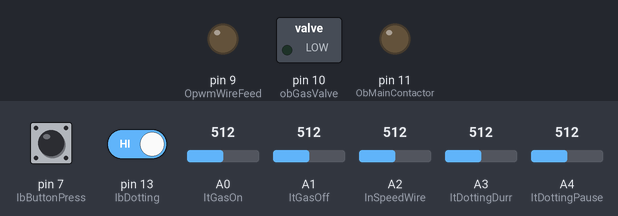
Simulated run of this program. Board: Arduino Uno, built with avr-gcc and run on an emulated ATmega328P. Shown: switched loads named in the program (green lamp = pin HIGH), output pins drawn as LEDs (lit = HIGH). The inputs (shaded band) are chosen by the test bench; at power-on: pin 7 (IbButtonPress) HIGH, pin 13 (IbDotting) HIGH, A0 (ItGasOn) = 512, A1 (ItGasOff) = 512, A2 (InSpeedWire) = 512, A3 (ItDottingDurr) = 512, A4 (ItDottingPause) = 512.

Above: at 1.2 s.
1.3 s: pin 7 (IbButtonPress) pulled LOW for 3.2 s
At 3.0 s:
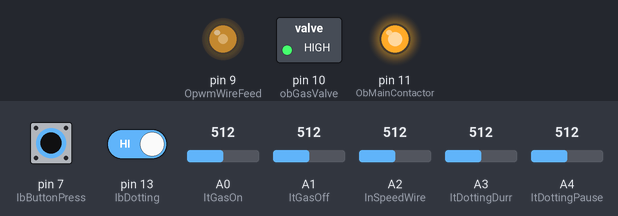
6.0 s: pin 7 (IbButtonPress) pulled LOW for 1 s
At 7.0 s:
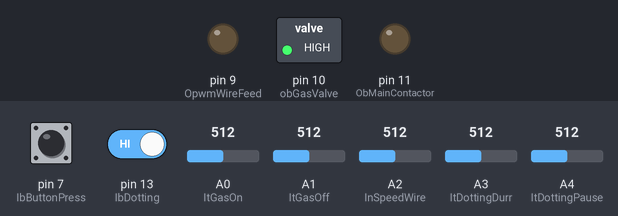
9.5 s: pin 7 (IbButtonPress) driven LOW and pin 13 (IbDotting) driven LOW
At 11.7 s:
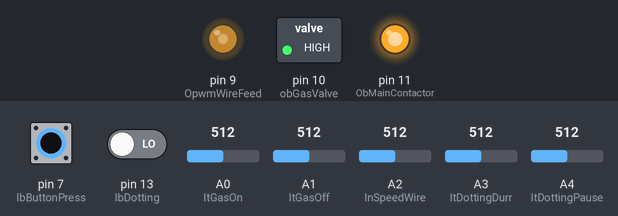
12.5 s: pin 7 (IbButtonPress) driven HIGH
At 14.7 s:
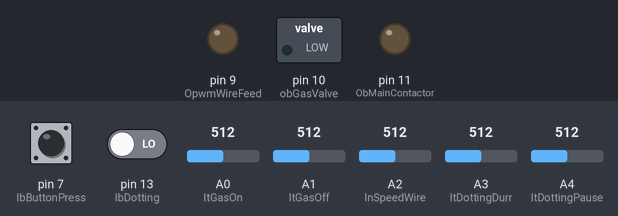
15.0 s: pin 7 (IbButtonPress) driven LOW
At 17.0 s:
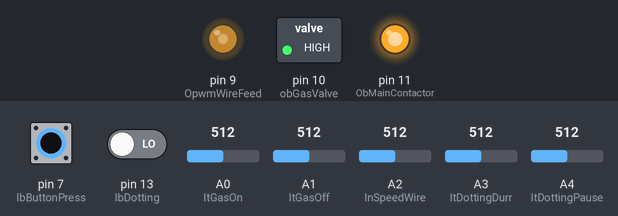
17.5 s: pin 13 (IbDotting) driven HIGH
At 18.4 s:
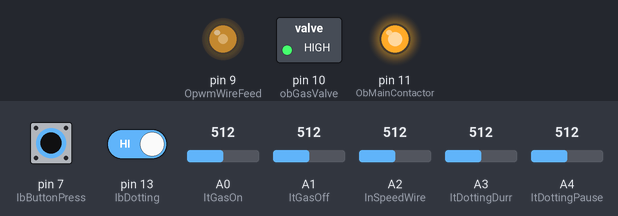
Timing chart, 0 to 20.0 s (numbered marks = the images above; inputs shaded):
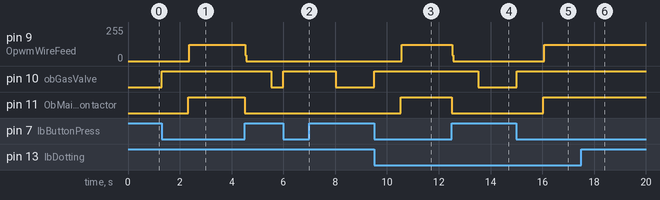

The program:

main.cpp
```cpp
#include <Arduino.h>
/*
Program for control of transformer MIG/MAG welder
*/

//Pins
int ItGasOn         = A0;
int ItGasOff    	  = A1;
int InSpeedWire     = A2;
int ItDottingDurr   = A3;
int ItDottingPause  = A4;
int IbDotting       = 13;
int IbButtonPress   = 7;
int ObMainContactor = 11;
int obGasValve      = 10;
int OpwmWireFeed    = 9;

//Variables Input
int t_I_GasOn;            //preflow time gas
int t_I_GasOff;           //postflow time gas
int n_I_SpeedWire;        //wirefeed Speed
int t_I_DottingDur;      //dotting durration time
int t_I_DottingPause;     //dotting pause time
bool b_I_Dotting;         //dotting switch
bool b_I_ButtonPress;     //welding gun button

//variables output
bool b_O_MainContactor;   //main contactor
bool b_O_GasValve;        //gas valve
bool b_O_WireFeed;        //PWM wirefeed

//factors for analog inputs
int nFactTON = 2;
int nFactTOF = 2;
int nFactDotDur = 4;
int nFactDotPau = 4;

//program variables
bool bButtonOperated;     //button operated
bool bTurningOff;         //postflow active
bool bPwmActiv;           //PWM active
int  nDottingStep;        //Dotting step
long nPWMHIGH;            //time for pwm pulse high
long nPWMLOW;             //time for pwm pulse low

//saving system time
long nTStart;             //saving system time for preflow
long nTStop;              //saving system time for postflow
long nTDottingDur;        //saving system time for dotting duration
long nTDottingPause;      //saving system time for dotting pause
long nTPWM;               //saving system time for pwm control
long curmillis;           //saving curent system time
long curmicros;           //saving curent system time

void setup() {
  //assigning pin modes
  pinMode(IbButtonPress, INPUT_PULLUP);
  pinMode(IbDotting, INPUT);
  pinMode(obGasValve, OUTPUT);
  pinMode(ObMainContactor, OUTPUT);
  pinMode(OpwmWireFeed, OUTPUT);
}

void ReadInput(){
  //reading inputs and writing to local variables
  b_I_Dotting = !digitalRead(IbDotting);
  b_I_ButtonPress = !digitalRead(IbButtonPress);
  curmillis = millis();
  curmicros = micros();
}

void ReadAnalog(){
  //Analog inputs, values are saved during welding operation
  t_I_GasOn = analogRead(ItGasOn);
  t_I_GasOff = analogRead(ItGasOff);
  t_I_DottingDur = analogRead(ItDottingDurr);
  t_I_DottingPause = analogRead(ItDottingPause);
  n_I_SpeedWire = analogRead(InSpeedWire);
}

void WriteOutput(){
  //Write outputs
  digitalWrite(ObMainContactor, b_O_MainContactor);
  digitalWrite(obGasValve, b_O_GasValve);
  digitalWrite(OpwmWireFeed, b_O_WireFeed);
}

void TurningOn(){
  //function for preflow
  if ((!bButtonOperated) && b_I_ButtonPress){
    nTStart = curmillis;
    bButtonOperated = true;
    b_O_GasValve = true;
    bTurningOff = false;
    nDottingStep = 0;
  }

  else if (bButtonOperated){
    if ((nTStart + (t_I_GasOn * nFactTON) <= curmillis) && (nTStart + ((t_I_GasOn + 200) * nFactTON) >= curmillis)){
      b_O_MainContactor = true;
    }
  }

  else{
    return;
  }
}

void Pulsing(){
  //function for dotting
  switch (nDottingStep){
    case 0:
      if(b_O_MainContactor){
        nTDottingDur = curmillis;
        nDottingStep = 1;
      }
      break;

    case 1:
      if (nTDottingDur + (long(t_I_DottingDur) * nFactDotDur) <= curmillis){
        b_O_MainContactor = false;
        nTDottingPause = curmillis;
        nDottingStep = 2;
      }
      break;

    case 2:
      if (nTDottingPause + (long(t_I_DottingPause) * nFactDotPau) <= curmillis){
        b_O_MainContactor = true;
        nDottingStep = 0;
      }
      break;

    default:
      nDottingStep = 0;
      break;
  }
}

void WireFeed(){
  //function for pwm control of wirefeed
  if (!bPwmActiv){
    nTPWM = curmicros;
    bPwmActiv = true;
    b_O_WireFeed = true;
  }
  if (bPwmActiv){
    nPWMHIGH = (1023 - n_I_SpeedWire);
    nPWMLOW = n_I_SpeedWire;
    if (nTPWM + nPWMHIGH <= curmicros){
      b_O_WireFeed = false;
    }
    if (nTPWM + nPWMHIGH + nPWMLOW <= curmicros){
      bPwmActiv = false;
    }
    else{
      return;
    }
  }
  else{
    return;
  }
}

void TurningOff(){
  //function for postflow
  if (bButtonOperated && (!b_I_ButtonPress)){
    b_O_MainContactor = false;
    b_O_WireFeed = false;
    bButtonOperated = false;
    bTurningOff = true;
    nTStop = curmillis;
  }

  else if (bTurningOff){
    if (nTStop + (t_I_GasOff * nFactTOF) <= curmillis){
      b_O_GasValve = false;
      bTurningOff = false;
    }
  }

  else{
    return;
  }

}

void loop() {
  ReadInput();

  if (!bButtonOperated){                                  //if the welding gun button wasn't operated analog inputs are read
    ReadAnalog();
  }
  TurningOn();

  if (b_I_Dotting && bButtonOperated && b_I_ButtonPress){   //if switch for dotting is toggled
    Pulsing();
  }

  if (b_O_MainContactor){                                 //as long as the main contactor is on, wire is fed
    WireFeed();
  }
  TurningOff();
  WriteOutput();
}
```

Measured:
- after the input at 1.3 s, pin 9 (OpwmWireFeed): 0/255 → 122/255 after 1.1 s, → 0/255 2.2 s later; pin 10 (obGasValve): LOW → HIGH at once, → LOW 4.2 s later; pin 11 (ObMainContactor): LOW → HIGH after 1.0 s, → LOW 2.2 s later
- after the input at 6.0 s, pin 10 (obGasValve): LOW → HIGH at once, → LOW 2.0 s later
- after the input at 9.5 s, pin 9 (OpwmWireFeed): 0/255 → 122/255 after 1.1 s; pin 10 (obGasValve): LOW → HIGH at once; pin 11 (ObMainContactor): LOW → HIGH after 1.0 s
- after the input at 12.5 s, pin 10 (obGasValve): HIGH → LOW after 1.0 s
- after the input at 15.0 s, pin 9 (OpwmWireFeed): 0/255 → 122/255 after 1.1 s; pin 10 (obGasValve): LOW → HIGH at once; pin 11 (ObMainContactor): LOW → HIGH after 1.0 s
- after the input at 17.5 s, pin 9 (OpwmWireFeed): stays 122/255 (without the input it goes to 235/255 after 0.61 s); pin 11 (ObMainContactor): stays HIGH (without the input it goes to LOW after 0.57 s)
